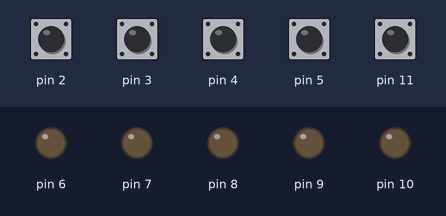
A sketch run on a simulated Arduino Uno, built with avr-gcc and run on an emulated ATmega328P. Parts: output pins drawn as LEDs (lit = HIGH). Inputs (shaded band) come from the test bench; at power-on: pin 2–5, pin 11 HIGH.

Above: at 1.2 s.
1.3 s: pin 2 pulled LOW for 0.15 s
At 1.9 s:
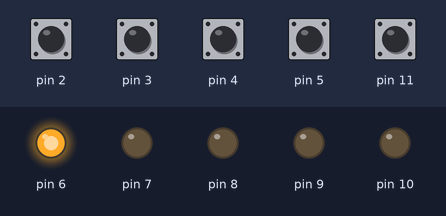
3.1 s: pin 11 pulled LOW for 0.15 s
At 4.2 s:
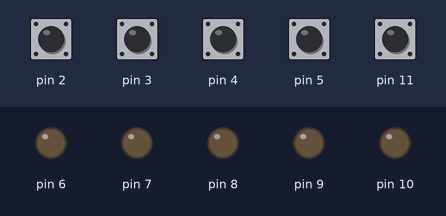
4.7 s: pin 3 pulled LOW for 0.15 s
At 5.7 s:
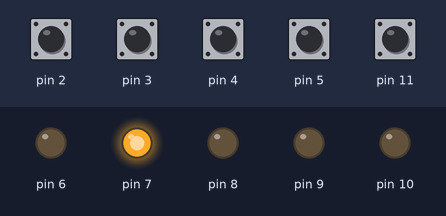
6.5 s: pin 11 pulled LOW for 1 s
At 6.8 s:
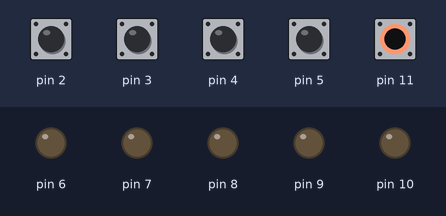
9.0 s: pin 4 pulled LOW for 0.15 s
At 10.2 s:
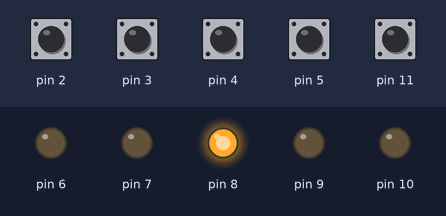
Timing chart, 0 to 11.8 s (numbered marks = the images above; inputs shaded):
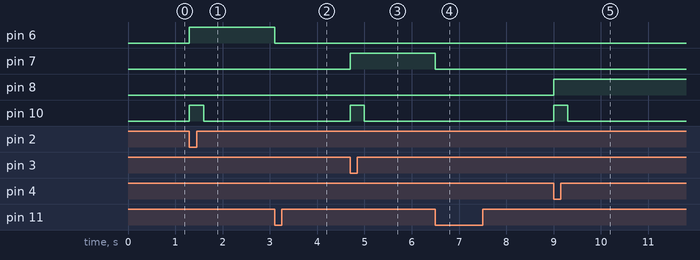

Measured:
- after the input at 1.3 s, pin 6: LOW → HIGH at once; pin 10: LOW → HIGH at once, → LOW 0.30 s later
- after the input at 3.1 s, pin 6: HIGH → LOW at once
- after the input at 4.7 s, pin 7: LOW → HIGH at once; pin 10: LOW → HIGH at once, → LOW 0.30 s later
- after the input at 6.5 s, pin 7: HIGH → LOW at once
- after the input at 9.0 s, pin 8: LOW → HIGH at once; pin 10: LOW → HIGH at once, → LOW 0.30 s later

The sketch:

quiz_buzzer_system.ino
```cpp
int winner = 0;

void setup() {
  pinMode(2, INPUT_PULLUP);
  pinMode(3, INPUT_PULLUP);
  pinMode(4, INPUT_PULLUP);
  pinMode(5, INPUT_PULLUP);

  pinMode(6, OUTPUT);
  pinMode(7, OUTPUT);
  pinMode(8, OUTPUT);
  pinMode(9, OUTPUT);

  pinMode(10, OUTPUT);
  pinMode(11, INPUT_PULLUP);
}

void loop() {
  if (digitalRead(11) == LOW) {
    winner = 0;
    digitalWrite(6, LOW);
    digitalWrite(7, LOW);
    digitalWrite(8, LOW);
    digitalWrite(9, LOW);
    digitalWrite(10, LOW);

    while (digitalRead(11) == LOW) {
      delay(10);
    }
  }

  if (winner == 0) {
    if (digitalRead(2) == LOW) {
      winner = 1;
    } else if (digitalRead(3) == LOW) {
      winner = 2;
    } else if (digitalRead(4) == LOW) {
      winner = 3;
    } else if (digitalRead(5) == LOW) {
      winner = 4;
    }

    if (winner == 1) {
      digitalWrite(6, HIGH);
    }

    if (winner == 2) {
      digitalWrite(7, HIGH);
    }

    if (winner == 3) {
      digitalWrite(8, HIGH);
    }

    if (winner == 4) {
      digitalWrite(9, HIGH);
    }

    if (winner > 0) {
      digitalWrite(10, HIGH);
      delay(300);
      digitalWrite(10, LOW);
    }
  }
}
```
